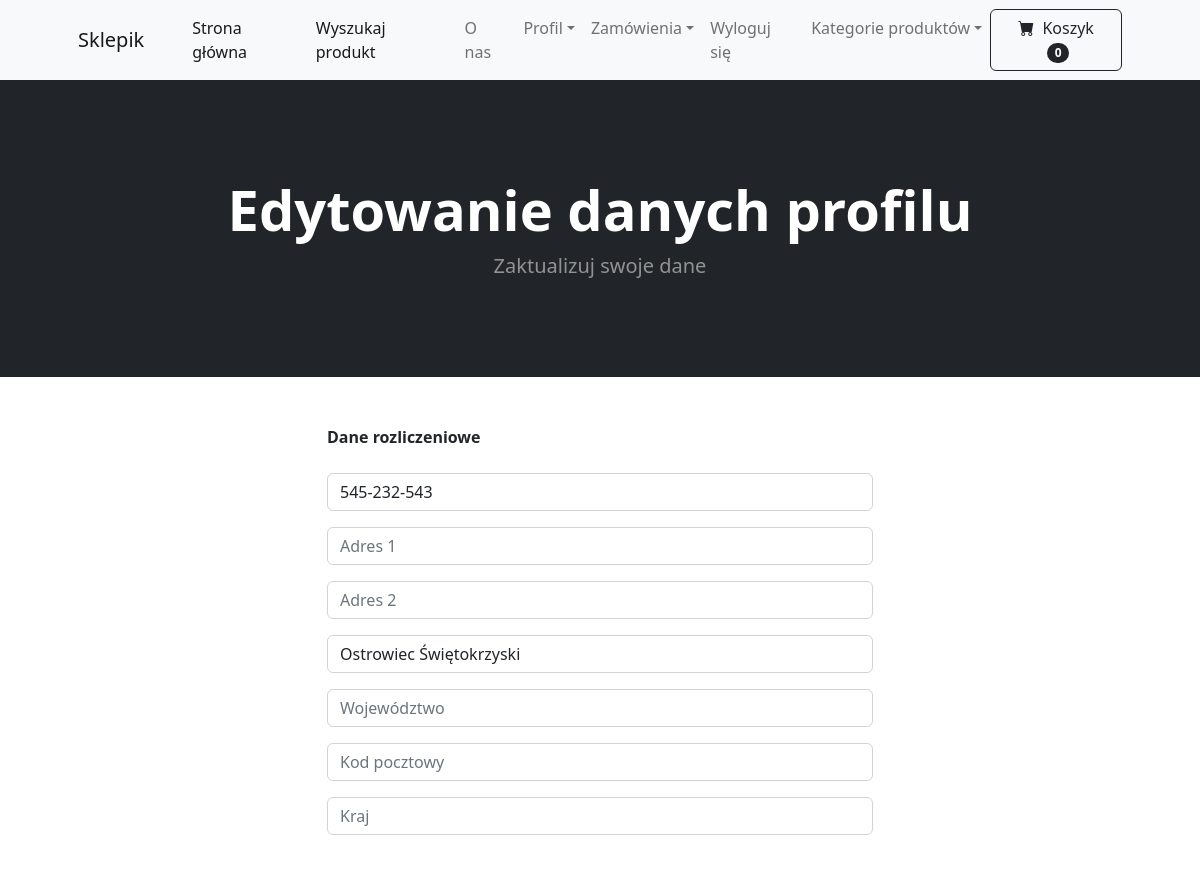
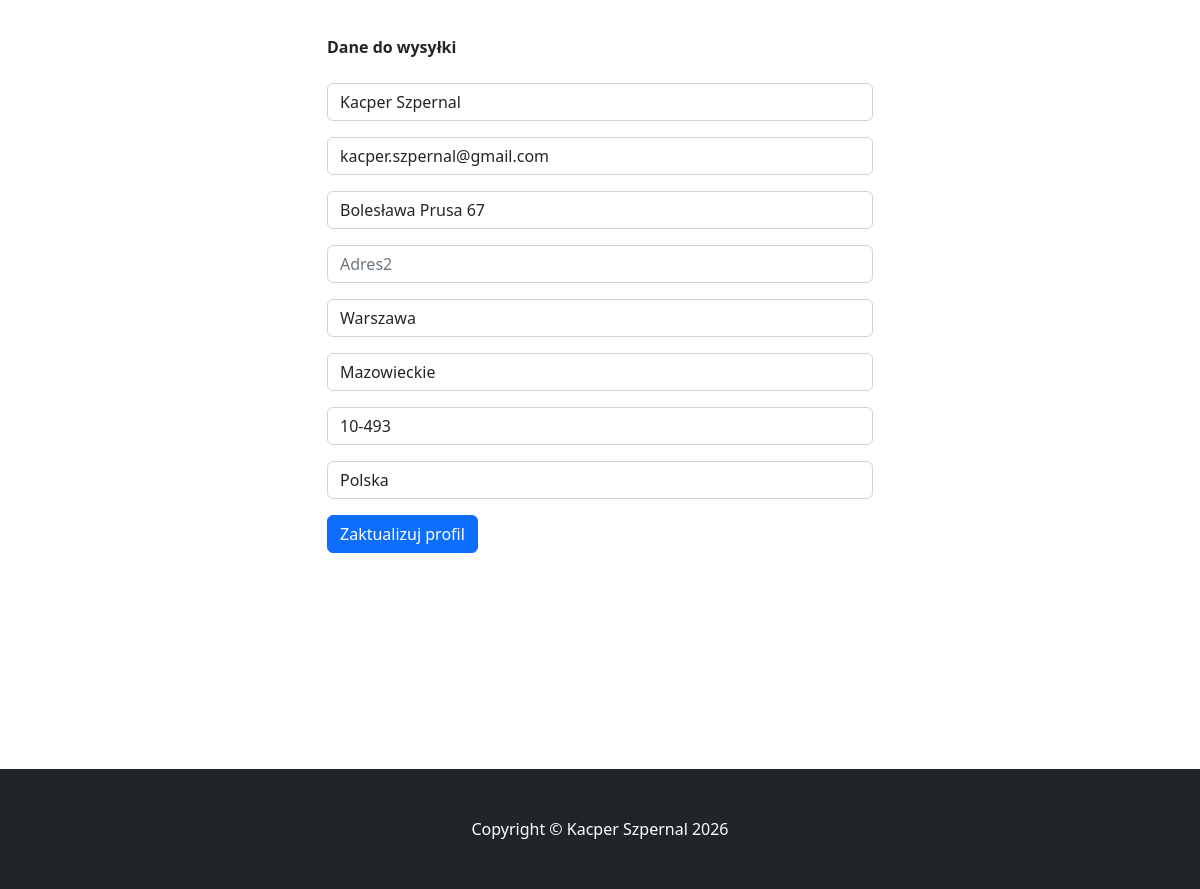
The page /update_info/ (signed in) on the database its author committed (2 pictures, top to bottom).
### sklep/models.py (models this page shows, shortened)
class Profil(models.Model):
	uzytkownik = models.OneToOneField(User, on_delete=models.CASCADE)
	data_modyfikacji = models.DateTimeField(User, auto_now=True)
	telefon = models.CharField(max_length=15, blank=True)
	adres1 = models.CharField(max_length=150, blank=True)
	adres2 = models.CharField(max_length=150, blank=True)
	miasto = models.CharField(max_length=60, blank=True)
	wojewodztwo = models.CharField(max_length=40, blank=True)
	kod_pocztowy = models.CharField(max_length=15, blank=True)
	kraj = models.CharField(max_length=40, blank=True)
	koszyk_old = models.CharField(max_length=200, blank=True, null=True)
	class Meta:
		verbose_name ='Profil'
		verbose_name_plural = 'Profile'

### payment/models.py (models this page shows, shortened)
class AdresWysylki(models.Model):
	uzytkownik = models.ForeignKey(User, on_delete=models.CASCADE, null=True, blank=True)
	wysylka_imie_nazwisko = models.CharField(max_length=150, null=True)
	wysylka_email = models.CharField(max_length=250)
	wysylka_adres1 = models.CharField(max_length=150)
	wysylka_adres2 = models.CharField(max_length=150, null=True, blank=True)
	wysylka_miasto = models.CharField(max_length=60)
	wysylka_wojewodztwo = models.CharField(max_length=40, null=True, blank=True)
	wysylka_kod_pocztowy = models.CharField(max_length=15)
	wysylka_kraj = models.CharField(max_length=40)
	class Meta:
		verbose_name_plural = "Adres Wysylki"

### sklep/views.py (the view)
# urls.py: path('update_info/', views.update_info, name='update_info'),
def update_info(request):
	if request.user.is_authenticated:
		current_user = Profil.objects.get(uzytkownik__id=request.user.id)
		shipping_user = AdresWysylki.objects.get(uzytkownik__id=request.user.id)
		form = UserInfoForm(request.POST or None, instance=current_user)
		shipping_form = ShippingForm(request.POST or None, instance=shipping_user)
		if form.is_valid() and shipping_form.is_valid():
			form.save()
			shipping_form.save()
			messages.success(request, "Dane zostały zaktualizowane!")
			return redirect('home')
		return render(request, "update_info.html", {'form':form, 'shipping_form':shipping_form})
	else:
		messages.success(request, "Zaloguj się aby edytować swoje dane.")
		return redirect('home')

### sklep/forms.py
class UserInfoForm(forms.ModelForm):
	telefon = forms.CharField(label="", widget=forms.TextInput(attrs={'class':'form-control', 'placeholder':'Telefon'}), required=False)
	adres1 = forms.CharField(label="", widget=forms.TextInput(attrs={'class':'form-control', 'placeholder':'Adres 1'}), required=False)
	adres2 = forms.CharField(label="", widget=forms.TextInput(attrs={'class':'form-control', 'placeholder':'Adres 2'}), required=False)
	miasto = forms.CharField(label="", widget=forms.TextInput(attrs={'class':'form-control', 'placeholder':'Miejscowość'}), required=False)
	wojewodztwo = forms.CharField(label="", widget=forms.TextInput(attrs={'class':'form-control', 'placeholder':'Województwo'}), required=False)
	kod_pocztowy = forms.CharField(label="", widget=forms.TextInput(attrs={'class':'form-control', 'placeholder':'Kod pocztowy'}), required=False)
	kraj = forms.CharField(label="", widget=forms.TextInput(attrs={'class':'form-control', 'placeholder':'Kraj'}), required=False)
	class Meta:
		model = Profil
		fields = ('telefon', 'adres1', 'adres2', 'miasto', 'wojewodztwo', 'kod_pocztowy', 'kraj')

### koszyk/context_processor.py (called while the page is built)
def koszyk(request):
	return {'koszyk': Koszyk(request)}

### koszyk/koszyk.py (called while the page is built)
	def __len__(self):
		return len(self.koszyk)

### sklep/templates/update_info.html (shortened to what this page needs)
{% extends 'base.html' %}
{% block content %}
        <header class="bg-dark py-5">
            <div class="container px-4 px-lg-5 my-5">
                <div class="text-center text-white">
                    <h1 class="display-4 fw-bolder">Edytowanie danych profilu</h1>
                    <p class="lead fw-normal text-white-50 mb-0">Zaktualizuj swoje dane</p>
                </div>
            </div>
        </header>
        <div class="container">
        	<div class="row">
        			<div class="col-md-6 offset-md-3">
                        <strong>Dane rozliczeniowe</strong>
<form method="POST" action="{% url 'update_info' %}">
    {{ form.as_p }}
    <br/><br/><br/>
    <strong>Dane do wysyłki</strong>
    <br/><br/>
    {{ shipping_form.as_p }}
    <button type="submit" class="btn btn-primary">
        Zaktualizuj profil
    </button>
</form>
        			</div>
        	</div>
        </div>
{% endblock %}

### rows shown on the page
Profil: telefon "545-232-543", miasto "Ostrowiec Świętokrzyski"
AdresWysylki: wysylka_imie_nazwisko "Kacper Szpernal", wysylka_email "kacper.szpernal@gmail.com", wysylka_adres1 "Bolesława Prusa 67", wysylka_miasto "Warszawa", wysylka_wojewodztwo "Mazowieckie", wysylka_kod_pocztowy "10-493", wysylka_kraj "Polska"

### other values the page prints
{{ koszyk|length }} "0"
